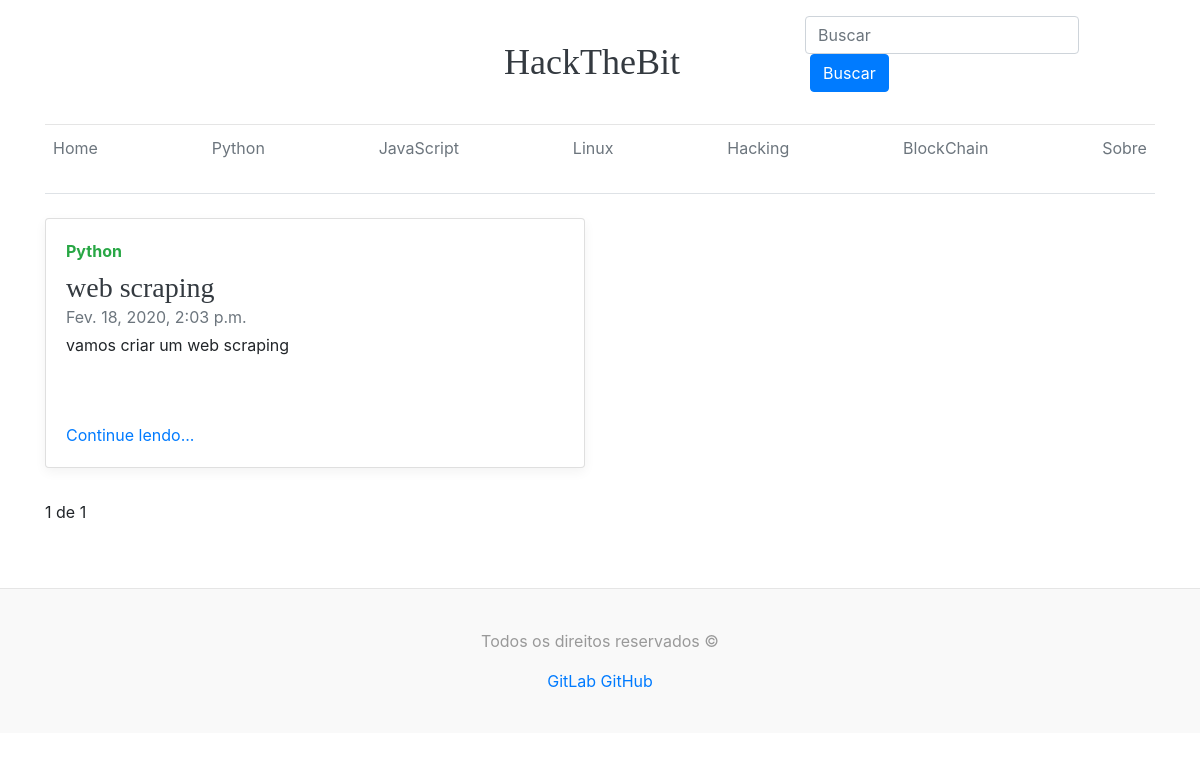
Before: / with the older database file.
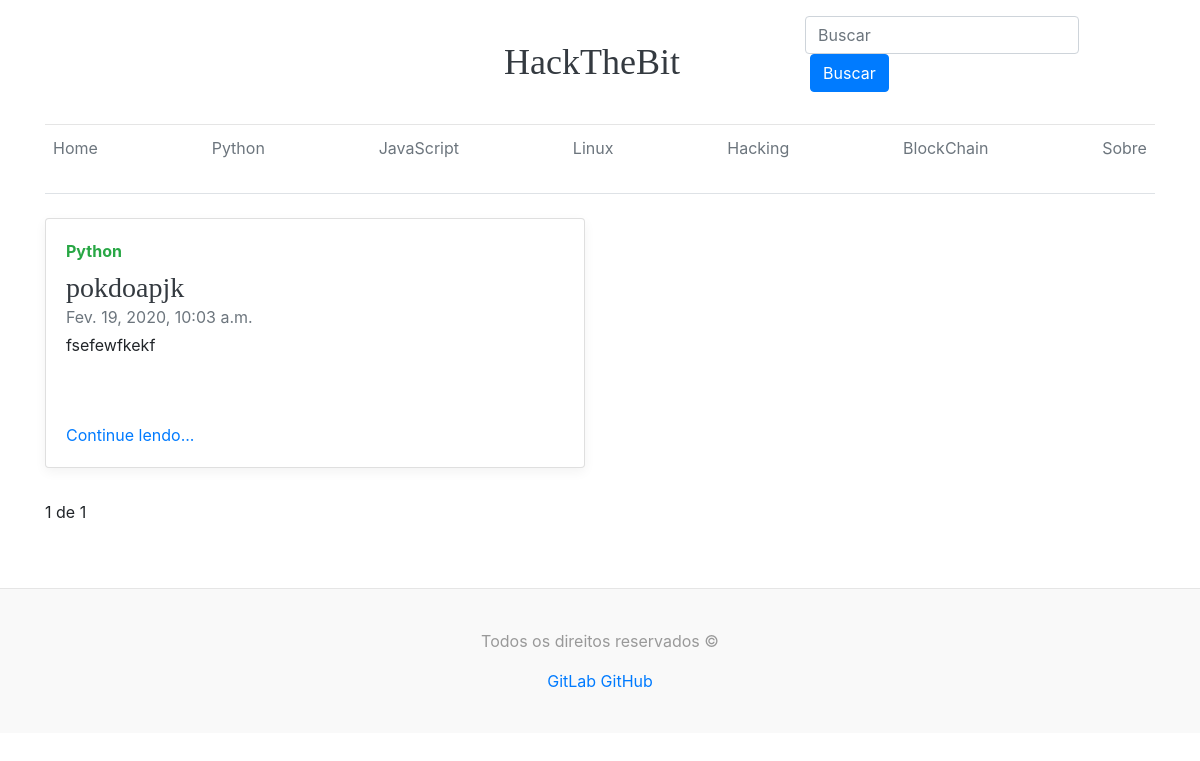
After: the same page with the newer database file.
### core/models.py (models this page shows, shortened)
class Post(models.Model):
    TOPICO = (
        ('Python','Python'),
        ('JavaScript','JavaScript'),
        ('Linux','Linux'),
        ('Hacking','Hacking'),
        ('BlockChain','BlockChain'),
    )
    author = models.ForeignKey(settings.AUTH_USER_MODEL, on_delete=models.CASCADE)
    topico = models.CharField(max_length=12, choices=TOPICO)
    subtopico = models.CharField(max_length=100)
    descricao = models.CharField(max_length=300)
    post = models.TextField()
    data_publicacao = models.DateTimeField(blank=True, null=True)

### core/views.py (the view)
# urls.py: path('', Index.as_view(), name='index'),
class Index(ListView):
    def get(self, request, *args, **kwargs):
        posts_list = Post.objects.all().order_by('-data_publicacao')
        paginator = Paginator(posts_list, 20)
        page = request.GET.get('page')
        posts = paginator.get_page(page)
        search = request.GET.get('search')
        if search:
            posts = Post.objects.filter(nome__icontains=search)
        context = {'posts':posts}
        return render(request, 'core/index.html', context)

### core/templates/core/index.html (shortened to what this page needs)
{% extends 'core/base.html' %}
{% block content %}
    <div class="container">
      <h3 class="pb-3 mb-4 font-italic border-bottom"></h3>
      <div class="row mb-2">
        {% for post in posts %}
        <div class="col-md-6">
          <div class="card flex-md-row mb-4 box-shadow h-md-250">
            <div class="card-body d-flex flex-column align-items-start">
              <strong class="d-inline-block mb-2 text-success">{{ post.topico }}</strong>
              <h3 class="mb-0">
                <a class="text-dark" href="{% url 'post_detail' pk=post.pk %}">{{ post.subtopico }}</a>
              </h3>
              <div class="mb-1 text-muted">{{ post.data_publicacao }}</div>
              <p class="card-text mb-auto">{{ post.descricao|linebreaksbr }}</p>
              <a href="{% url 'post_detail' pk=post.pk %}">Continue lendo...</a>
            </div>
          </div>
        </div>
        {% endfor %}
      </div>
      <nav class="blog-pagination">
        <div class="pagination">
          <span class="step-links">
          {% if posts.paginator.num_pages %}
          <span class="current">
              {{ posts.number }} de {{ posts.paginator.num_pages }}
          </span>
          {% endif %}
      </span>
    </div>
      </nav>
    </div>
{% endblock %}

Changed rows visible on the page:
changed Post "Python": subtopico "web scraping" → "pokdoapjk"; data_publicacao "Fev. 18, 2020, 2:03 p.m." → "Fev. 19, 2020, 10:03 a.m."; descricao "vamos criar um web scraping" → "fsefewfkekf"
